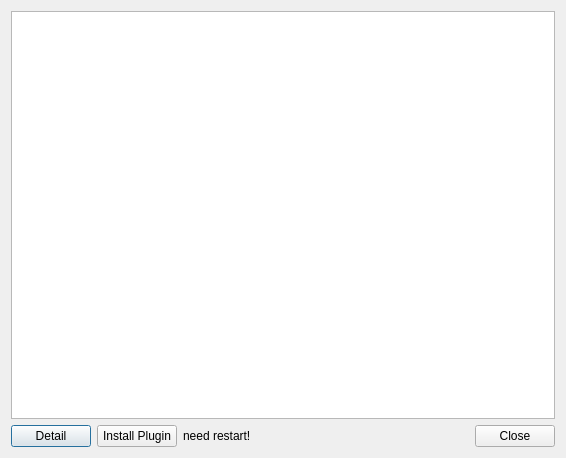
<?xml version="1.0" encoding="UTF-8"?>
<ui version="4.0">
 <class>PluginBrowserDialog</class>
 <widget class="QDialog" name="PluginBrowserDialog">
  <property name="geometry">
   <rect>
    <x>0</x>
    <y>0</y>
    <width>566</width>
    <height>458</height>
   </rect>
  </property>
  <property name="windowTitle">
   <string>Dialog</string>
  </property>
  <layout class="QVBoxLayout" name="verticalLayout">
   <item>
    <widget class="QTreeView" name="treeView"/>
   </item>
   <item>
    <layout class="QHBoxLayout" name="horizontalLayout">
     <item>
      <widget class="QPushButton" name="detailButton">
       <property name="text">
        <string>Detail</string>
       </property>
      </widget>
     </item>
     <item>
      <widget class="QPushButton" name="installButton">
       <property name="text">
        <string>Install Plugin</string>
       </property>
      </widget>
     </item>
     <item>
      <widget class="QLabel" name="restartLabel">
       <property name="text">
        <string>need restart!</string>
       </property>
      </widget>
     </item>
     <item>
      <widget class="QDialogButtonBox" name="buttonBox">
       <property name="orientation">
        <enum>Qt::Horizontal</enum>
       </property>
       <property name="standardButtons">
        <set>QDialogButtonBox::Close</set>
       </property>
      </widget>
     </item>
    </layout>
   </item>
  </layout>
 </widget>
 <resources/>
 <connections>
  <connection>
   <sender>buttonBox</sender>
   <signal>accepted()</signal>
   <receiver>PluginBrowserDialog</receiver>
   <slot>accept()</slot>
   <hints>
    <hint type="sourcelabel">
     <x>248</x>
     <y>254</y>
    </hint>
    <hint type="destinationlabel">
     <x>157</x>
     <y>274</y>
    </hint>
   </hints>
  </connection>
  <connection>
   <sender>buttonBox</sender>
   <signal>rejected()</signal>
   <receiver>PluginBrowserDialog</receiver>
   <slot>reject()</slot>
   <hints>
    <hint type="sourcelabel">
     <x>316</x>
     <y>260</y>
    </hint>
    <hint type="destinationlabel">
     <x>286</x>
     <y>274</y>
    </hint>
   </hints>
  </connection>
 </connections>
</ui>
